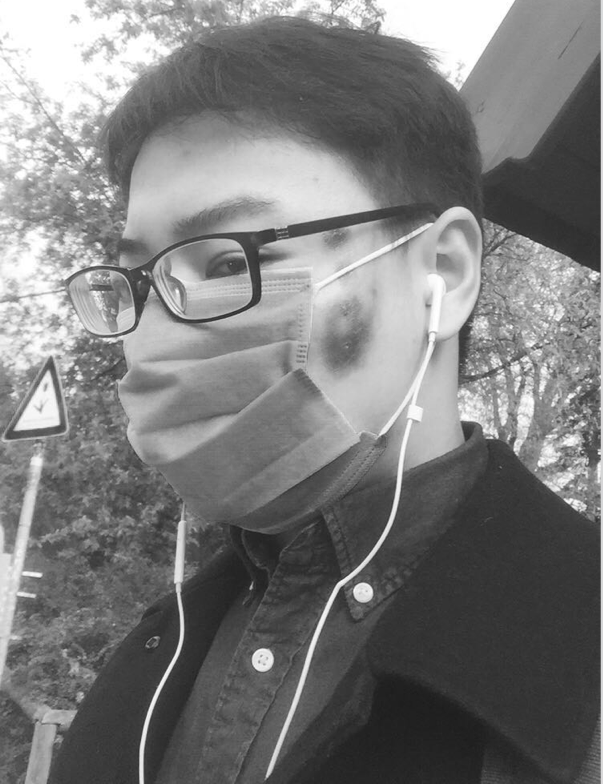
#> input picture learning/wang.png, 603 x 784 px, found by its file name
$ python packages.py
#> lines starting #> are read from the running program, lines starting #| are printed output that depends on the picture
# -*- coding: utf-8 -*-

from PIL import Image, ImageFilter, ImageFont, ImageDraw
import random

# 打开一个图像文件，
im = Image.open('/Users/song/code/python/learning/wang.png')
#> im is the input picture: PIL image 603x784 RGBA; mean R, G, B, A 123.1, 123.1, 123.1, 255
# 获得图像的尺寸
w, h = im.size
#> w = 603; h = 784
print('Orignial image size: %sx%s' % (w, h))
#| Orignial image size: 603x784
# 缩放50%
im.thumbnail((w//2, h//2))
#> im: PIL image 301x391 RGBA
print('Resize image to: %sx%s' % (w//2, h//2))
#| Resize image to: 301x392
# 把缩放后的图像用jpeg格式保存:
im.save('thumbnail.jpg', 'jpeg')

im = Image.open('/Users/song/code/python/learning/wang.png')
im2 = im.filter(ImageFilter.BLUR)
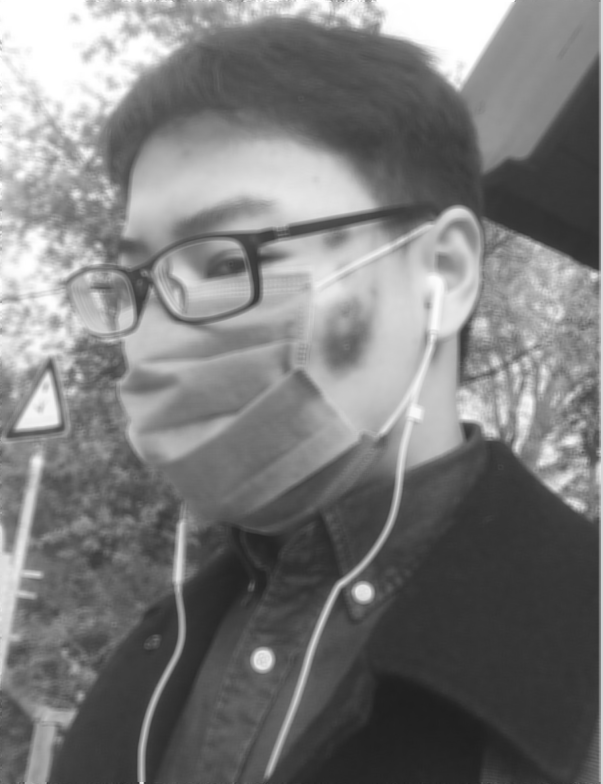
#> im2: PIL image 603x784 RGBA; mean R, G, B, A 123.2, 123.2, 123.2, 255
im2.save('blur.jpg', 'jpeg')

# 随机字母:
def rndChar():
    return chr(random.randint(65, 90))

# 随机颜色1:
def rndColor():
    return (random.randint(64, 255), random.randint(64, 255), random.randint(64, 255))

# 随机颜色2:
def rndColor2():
    return (random.randint(32, 127), random.randint(32, 127), random.randint(32, 127))
# 240 x 60:
width = 60 * 4
height = 60
image = Image.new('RGB', (width, height), (255, 255, 255))
#> image: PIL image 240x60 RGB; every value is 255
# 创建Font对象
font = ImageFont.truetype('Arial.ttf', 36)
# 创建Draw对象:
draw = ImageDraw.Draw(image)
# 填充每个像素:
for x in range(width):
    for y in range(height):
        draw.point((x, y), fill=rndColor())
# 输出文字:
for t in range(4):
    draw.text((60 * t + 10, 10), rndChar(), font=font, fill=rndColor2())
# 模糊:
image = image.filter(ImageFilter.BLUR)
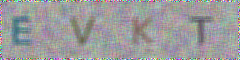
#> image: PIL image 240x60 RGB; mean R, G, B 156.1, 155.4, 156.5
image.save('code.jpg', 'jpeg')
